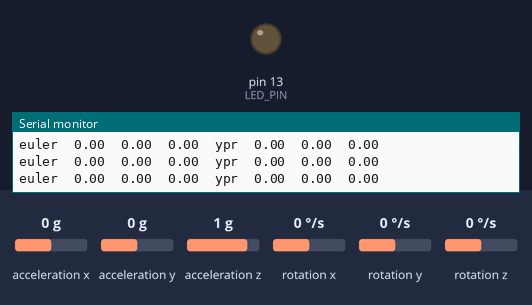
Recording of a sketch running on a simulated Arduino Nano, built with avr-gcc and run on an emulated ATmega328P. Shown: output pins drawn as LEDs (lit = HIGH), the last lines printed to the serial monitor. Inputs (shaded band) come from the test bench; at power-on: acceleration x 0 g, acceleration y 0 g, acceleration z 1 g, rotation x 0 °/s, rotation y 0 °/s, rotation z 0 °/s.

Above: at 1.7 s.
1.8 s: acceleration x set to -0.4 g
At 2.6 s:
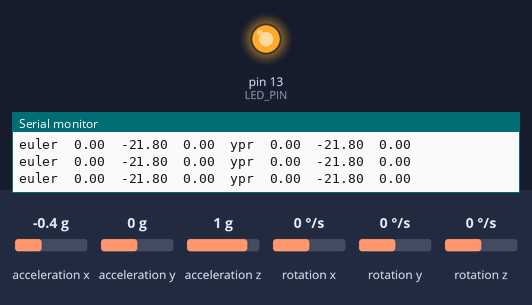
3.3 s: acceleration x set to 0 g
At 4.0 s:
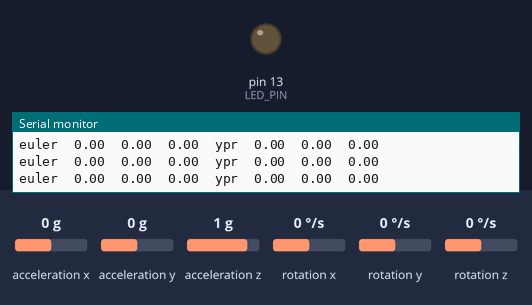
4.8 s: acceleration x set to -1.4 g
At 6.2 s:
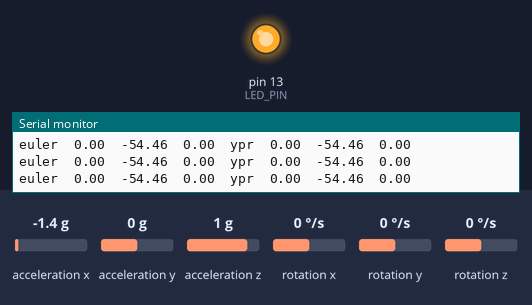
Timing chart, 0 to 7.8 s (numbered marks = the images above; inputs shaded):
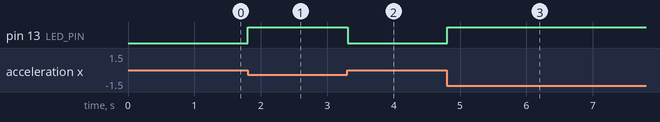

The sketch:

rampa.ino
```cpp
/* UNIVERSIDADE FEDERAL DE UBERLANDIA
BIOLAB - Biomedical Engineering Lab

Autor: Ítalo G S Fernandes
contact: italogsfernandes@gmail.com
URLs: www.biolab.eletrica.ufu.br
https://github.com/BIOLAB-UFU-BRAZIL
Este códido faz parte do projeto da competição do cobec.
O que faz:
Realiza leitura de 1 sensor inercial e envia para pc
Realiza leitura de um emg, filtra e envia para pc

TODO:
Adicionar Timer de aquisicao confiavel
Obter offsets do sensor inercial
Verificar "NOTE" espalhados no codigo.
Verificar "TODO" espalhados no codigo.

Pacotes:
Inercial(Quaternion): (11 bytes)
['$'] ['Q'] [WH] [WL] [XH] [XL] [YH] [YL] [ZH] [ZL] ['\n']
EMG(Valores do ADC passados após Media Móvel): (5 bytes)
['$'] ['E'] [EMGH] [EMGL] ['\n']

Esquema de montagem:
Arduino - Dispositivo
13      - LED
A0      - EMG-sinal (0 a 3.3V)
GND     - EMG-GND
A4      - SDA do GY-521
A5      - SCL do GY-521
5V      - VCC do GY-521
GND     - GND do GY-521

Para visualizar de forma visivel ao ser humano
Altere o comentario em: #define DEBUG_MODE
*/
#define DEBUG_MODE

//Se estiver no modo debug printa as msg debug, se nao estiver nao printa
#define DEBUG_PRINT__(x) Serial.print(x)
//#define DEBUG_PRINT__(x)


#include "I2Cdev.h"
#include "MPU6050_6Axis_MotionApps20.h"

// Arduino Wire library is required if I2Cdev I2CDEV_ARDUINO_WIRE implementation
// is used in I2Cdev.h
#if I2CDEV_IMPLEMENTATION == I2CDEV_ARDUINO_WIRE
#include "Wire.h"
#endif

#define LED_PIN 13

//NOTE: Antes de usar vc deve alterar a frequenciana biblioteca mpu6050
//CASO ISSO NAO SEJA FEITO CORRE PERIGO DA FIFO ESTOURAR
#define MPUsampFreq 100
#define mpu_interval 10 //Each 10ms
#define print_interval 100 //Each 100ms

#define QPMM 10 // Qnt de pontos media movel - Sera feita a media de 10 pontos
#define PSDMP 42 //Packet Size DMP - tam do pacote interno da mpu-6050

#define UART_BAUDRATE 115200

//TODO: trocar esses millis por timer
unsigned long currentMillis = 0;
unsigned long previousMPUMillis = 0;
unsigned long previousPrintMillis = 0;

//Variaveis Inercial
MPU6050 mpu(0x68);

// MPU control/status vars
bool dmpReady = false;  // set true if DMP init was successful
uint8_t mpuIntStatus;   // holds actual interrupt status byte from MPU
uint8_t devStatus;      // return status after each device operation (0 = success, !0 = error)
uint16_t packetSize;    // expected DMP packet size (default is 42 bytes)
uint16_t fifoCount;     // count of all bytes currently in FIFO
uint8_t fifoBuffer[64]; // FIFO storage buffer

// orientation/motion vars
Quaternion q;           // [w, x, y, z]         quaternion container
VectorInt16 aa;         // [x, y, z]            accel sensor measurements
VectorInt16 aaReal;     // [x, y, z]            gravity-free accel sensor measurements
VectorInt16 aaWorld;    // [x, y, z]            world-frame accel sensor measurements
VectorFloat gravity;    // [x, y, z]            gravity vector
float euler[3];         // [psi, theta, phi]    Euler angle container
float ypr[3];           // [yaw, pitch, roll]   yaw/pitch/roll container and gravity vector
int numbPackets;

void setup() {
    //GPIO:
    pinMode(LED_PIN, OUTPUT);

    //Serial:
    Serial.begin(UART_BAUDRATE);

    iniciar_sensor_inercial();

}

void loop() {
    //Menu
    currentMillis = millis();
    if (currentMillis - previousMPUMillis >= mpu_interval) {
        previousMPUMillis = currentMillis;
        mpu6050_update(); //Realiza leitura e envia pacote(ou mostra) dados
    }

    currentMillis = millis();
    if (currentMillis - previousPrintMillis >= print_interval) {
        previousPrintMillis = currentMillis;
        mostrar_sensor_inercial(); //Realiza leitura e envia pacote(ou mostra) dados
    }


    if(abs(euler[1] * 180/M_PI) < 15){
        digitalWrite(LED_PIN, 0); //E estabiliza

    } else if(euler[1] * 180/M_PI < -15){
        digitalWrite(LED_PIN, 1); //E sobe

    } else if(euler[1] * 180/M_PI > 15){
        digitalWrite(LED_PIN, 1); //E desce

    } else {
        //Caso não for contemplado acima
        //ola
    }
}


////////////////////
//Sensor Inercial //
////////////////////

void iniciar_sensor_inercial() {
    //Sensor Inercial
    #if I2CDEV_IMPLEMENTATION == I2CDEV_ARDUINO_WIRE
    Wire.begin();
    Wire.setClock(200000); //NOTE: Ajustar de acordo com arduino utilizado
    #elif I2CDEV_IMPLEMENTATION == I2CDEV_BUILTIN_FASTWIRE
    Fastwire::setup(400, true);
    #endif
    if (mpu.testConnection()) {
        mpu.initialize(); //Initializes the IMU
        uint8_t ret = mpu.dmpInitialize(); //Initializes the DMP
        delay(50);
        if (ret == 0) {
            mpu.setDMPEnabled(true);
            mpu.setXAccelOffset(-1099);
            mpu.setYAccelOffset(-14);
            mpu.setZAccelOffset(454);
            mpu.setXGyroOffset(83);
            mpu.setYGyroOffset(-48);
            mpu.setZGyroOffset(21);
            DEBUG_PRINT__("Sensor Inercial configurado com sucesso.\n");
        } else {
            //TODO: adicionar uma forma melhor de aviso. outro led?
            DEBUG_PRINT__("Erro na inicializacao do sensor Inercial!\n");
        }
    } else {
        DEBUG_PRINT__("Erro na conexao do sensor Inercial.\n");
    }
}

void mpu6050_update() {
    numbPackets = floor(mpu.getFIFOCount() / PSDMP);
    //DEBUG_PRINT__(numbPackets); DEBUG_PRINT__(" - ");
    if (numbPackets >= 24) {
        mpu.resetFIFO();
        DEBUG_PRINT__("FIFO sensor 1 overflow!\n"); //TODO: mostrar isso de alguma forma. outro led?
    } else {
        while (numbPackets > 0) {
            mpu.getFIFOBytes(fifoBuffer, PSDMP);
            numbPackets--;
        }
        // display Euler angles in degrees
        mpu.dmpGetQuaternion(&q, fifoBuffer);

        mpu.dmpGetEuler(euler, &q);


        mpu.dmpGetGravity(&gravity, &q);
        mpu.dmpGetYawPitchRoll(ypr, &q, &gravity);


    }
}

void mostrar_sensor_inercial(){
    Serial.print("euler\t");
    Serial.print(euler[0] * 180/M_PI);
    Serial.print("\t");
    Serial.print(euler[1] * 180/M_PI);
    Serial.print("\t");
    Serial.print(-euler[2] * 180/M_PI);
    Serial.print("\t");

    Serial.print("ypr\t");
    Serial.print(ypr[0] * 180/M_PI);
    Serial.print("\t");
    Serial.print(ypr[1] * 180/M_PI);
    Serial.print("\t");
    Serial.println(ypr[2] * 180/M_PI);
}

void enviar_pacote_inercial() {
    #ifndef DEBUG_MODE
    //Assembling packet and sending
    serial_buffer_out[0] = UART_START;
    serial_buffer_out[1] = UART_PQUAT;
    serial_buffer_out[2] = fifoBuffer[0]; //qw_msb
    serial_buffer_out[3] = fifoBuffer[1]; //qw_lsb
    serial_buffer_out[4] = fifoBuffer[4]; //qx_msb
    serial_buffer_out[5] = fifoBuffer[5]; //qx_lsb
    serial_buffer_out[6] = fifoBuffer[8]; //qy_msb
    serial_buffer_out[7] = fifoBuffer[9]; //qy_lsb
    serial_buffer_out[8] = fifoBuffer[12]; //qz_msb
    serial_buffer_out[9] = fifoBuffer[13]; //qz_lsb
    serial_buffer_out[10] = UART_END;
    Serial.write(serial_buffer_out, 11);
    #endif /*DEBUG_MODE*/
    #ifdef DEBUG_MODE
    float q[4], a[3], g[3];
    //Quaternion
    q[0] = (float) ((fifoBuffer[0] << 8) | fifoBuffer[1]) / 16384.0f;
    q[1] = (float) ((fifoBuffer[4] << 8) | fifoBuffer[5]) / 16384.0f;
    q[2] = (float) ((fifoBuffer[8] << 8) | fifoBuffer[9]) / 16384.0f;
    q[3] = (float) ((fifoBuffer[12] << 8) | fifoBuffer[13]) / 16384.0f;
    //Aceleracao
    a[0] = (float) ((fifoBuffer[28] << 8) | fifoBuffer[29]) / 8192.0f;
    a[1] = (float) ((fifoBuffer[32] << 8) | fifoBuffer[33]) / 8192.0f;
    a[2] = (float) ((fifoBuffer[36] << 8) | fifoBuffer[37]) / 8192.0f;
    //Giroscopio
    g[0] = (float) ((fifoBuffer[16] << 8) | fifoBuffer[17]) / 131.0f;
    g[1] = (float) ((fifoBuffer[20] << 8) | fifoBuffer[21]) / 131.0f;
    g[2] = (float) ((fifoBuffer[24] << 8) | fifoBuffer[25]) / 131.0f;
    DEBUG_PRINT__("Quat-Accel-Gyro:\t");
    //Quaternions
    DEBUG_PRINT__(q[0]);
    DEBUG_PRINT__("\t");
    DEBUG_PRINT__(q[1]);
    DEBUG_PRINT__("\t");
    DEBUG_PRINT__(q[2]);
    DEBUG_PRINT__("\t");
    DEBUG_PRINT__(q[3]);
    DEBUG_PRINT__("\t-\t");
    //accel in G
    DEBUG_PRINT__(a[0]);
    DEBUG_PRINT__("\t");
    DEBUG_PRINT__(a[1]);
    DEBUG_PRINT__("\t");
    DEBUG_PRINT__(a[2]);
    DEBUG_PRINT__("\t-\t");
    //g[1]ro in degrees/s
    DEBUG_PRINT__(g[0]);
    DEBUG_PRINT__("\t");
    DEBUG_PRINT__(g[1]);
    DEBUG_PRINT__("\t");
    DEBUG_PRINT__(g[2]);
    DEBUG_PRINT__("\n");
    #endif /*DEBUG_MODE*/
}
```

Measured:
- the behaviour switches between -0.2 and -0.3 g on acceleration x (found by bisection; images 0 and 1)
- after the input at 1.8 s, pin 13 (LED_PIN): LOW → HIGH at once
- after the input at 3.3 s, pin 13 (LED_PIN): HIGH → LOW at once
- after the input at 4.8 s, pin 13 (LED_PIN): LOW → HIGH at once
